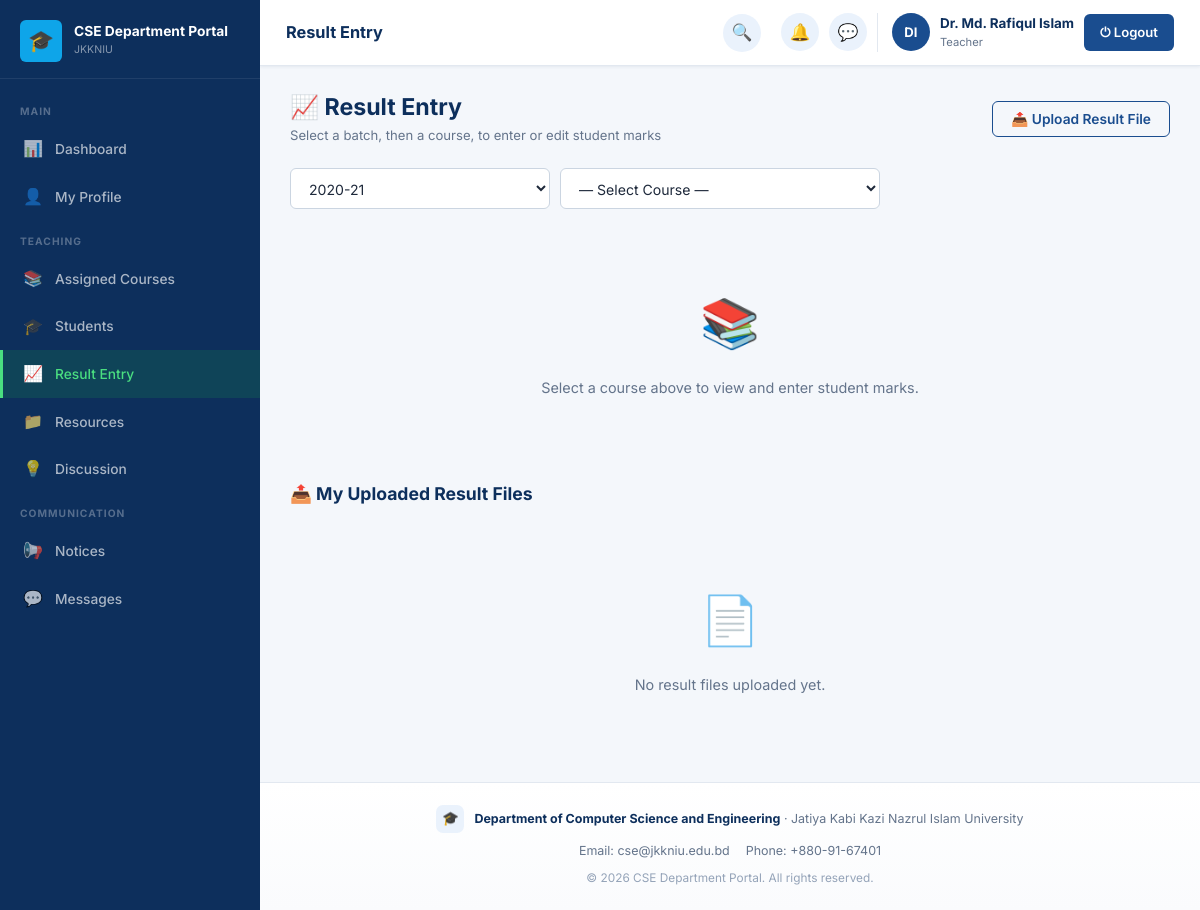
The page /teacher/results.php?batch_id=3 (signed in) on the database its author committed.
### tables this page shows
CREATE TABLE settings (
    id INT AUTO_INCREMENT PRIMARY KEY,
    portal_name VARCHAR(150) NOT NULL DEFAULT 'CSE Department Portal',
    university_name VARCHAR(200) NOT NULL DEFAULT 'Jatiya Kabi Kazi Nazrul Islam University',
    department_name VARCHAR(200) NOT NULL DEFAULT 'Department of Computer Science and Engineering',
    description TEXT DEFAULT NULL,
    contact_info TEXT DEFAULT NULL,
    logo VARCHAR(255) DEFAULT NULL
);

### app/classes/SettingsModel.php (called while the page is built, shortened)
<?php
class SettingsModel
{
    private PDO $db;
    public function __construct()
    {
        $this->db = Database::getInstance()->getConnection();
    }
    public function get(): array
    {
        $stmt = $this->db->query("SELECT * FROM settings ORDER BY id LIMIT 1");
        $row = $stmt->fetch();
        return $row;
    }
}

### app/classes/Database.php (called while the page is built, shortened)
<?php
class Database
{
    private static ?Database $instance = null;
    private PDO $connection;
    private function __construct()
    {
        $dsn = 'mysql:host=' . DB_HOST . ';dbname=' . DB_NAME . ';charset=' . DB_CHARSET;
        $options = [
            PDO::ATTR_ERRMODE            => PDO::ERRMODE_EXCEPTION,
            PDO::ATTR_DEFAULT_FETCH_MODE => PDO::FETCH_ASSOC,
            PDO::ATTR_EMULATE_PREPARES   => false,
        ];
        $this->connection = new PDO($dsn, DB_USER, DB_PASS, $options);
    }
    public static function getInstance(): Database
    {
        if (self::$instance === null) {
            self::$instance = new self();
        }
        return self::$instance;
    }
    public function getConnection(): PDO
    {
        return $this->connection;
    }
}

### config/config.php (called while the page is built, shortened)
<?php
spl_autoload_register(function ($class) {
    $paths = [
        ROOT_PATH . '/app/classes/' . $class . '.php',
        ROOT_PATH . '/app/models/' . $class . '.php',
        ROOT_PATH . '/app/controllers/' . $class . '.php',
    ];
    foreach ($paths as $path) {
        if (file_exists($path)) {
            return;
        }
    }
});

### app/classes/Auth.php (called while the page is built, shortened)
<?php
class Auth
{
    public static function userId(): ?int
    {
        return $_SESSION['user_id'] ?? null;
    }
}

### app/classes/Teacher.php (called while the page is built, shortened)
<?php
class Teacher
{
    private PDO $db;
    public function __construct()
    {
        $this->db = Database::getInstance()->getConnection();
    }
    public function findByUserId(int $userId): ?array
    {
        $stmt = $this->db->prepare(
            "SELECT t.*, u.name, u.email, u.status, u.profile_photo, u.created_at
             FROM teachers t JOIN users u ON t.user_id = u.id WHERE t.user_id = ?"
        );
        $stmt->execute([$userId]);
        $row = $stmt->fetch();
        return $row ?: null;
    }
    public function getAssignedCourses(int $teacherId): array
    {
        $stmt = $this->db->prepare(
            "SELECT ca.id AS assignment_id, c.course_id, c.course_code, c.course_title, c.credit, c.semester,
                    b.batch_id, b.batch_name, b.session
             FROM course_assignments ca
             JOIN courses c ON ca.course_id = c.course_id
             JOIN batches b ON ca.batch_id = b.batch_id
             WHERE ca.teacher_id = ?
             ORDER BY b.batch_name, c.course_code"
        );
        $stmt->execute([$teacherId]);
        return $stmt->fetchAll();
    }
}

### teacher/results.php (the view, shortened to what this page needs)
<?php
require_once '../config/database.php';
$teacherModel = new Teacher();
$resultModel  = new ResultModel();
$teacher  = $teacherModel->findByUserId(Auth::userId());
$courses  = $teacherModel->getAssignedCourses($teacher['teacher_id']);
$myBatches = [];
foreach ($courses as $c) { $myBatches[$c['batch_id']] = $c['batch_name']; }
$selectedBatchId  = intval($_GET['batch_id']  ?? 0);
$selectedCourseId = intval($_GET['course_id'] ?? 0);
$students = [];
$existingResults = [];
$myResultFiles = $resultModel->getFilesByTeacher(Auth::userId());
$currentPage = 'Result Entry';
include '../includes/header.php';
?>
<div class="portal-layout">
<?php include '../includes/sidebar.php'; ?>
<div class="main-content">
<?php include '../includes/navbar.php'; ?>
<div class="page-content">
<div class="page-header">
    <div><h2>📈 Result Entry</h2><div class="page-subtitle">Select a batch, then a course, to enter or edit student marks</div></div>
    <button class="btn btn-outline" onclick="openModal('fileUploadModal')">📤 Upload Result File</button>
</div>
<form method="GET" class="search-bar" id="filterForm">
    <select name="batch_id" id="batchSelect" class="form-control" style="max-width:260px" onchange="document.getElementById('courseSelect').value=''; document.getElementById('filterForm').submit();">
        <?php foreach ($myBatches as $bid => $bname): ?>
        <option value="<?= $bid ?>" <?= $selectedBatchId==$bid?'selected':'' ?>><?= htmlspecialchars($bname) ?></option>
        <?php endforeach; ?>
    </select>
    <?php if ($selectedBatchId): ?>
    <select name="course_id" id="courseSelect" class="form-control" style="max-width:320px" onchange="document.getElementById('filterForm').submit();">
        <option value="">— Select Course —</option>
    </select>
    <?php endif; ?>
</form>
<?php if ($selectedCourseId && $selectedBatchId): ?>
<div class="card">
<div class="card-body" style="padding:0">
<div class="table-wrapper">
<table id="dataTable">
    <thead><tr><th>Roll</th><th>Name</th><th>Attendance</th><th>Mid-1</th><th>Mid-2</th><th>Mid-3</th><th>Total</th><th>Actions</th></tr></thead>
    <tbody>
    <?php if (empty($students)): ?>
        <tr><td colspan="8" class="text-center" style="padding:30px;color:var(--text-muted)">No students in this batch.</td></tr>
    <?php else: foreach ($students as $s): ?>
    <?php $existing = $existingResults[$s['student_id']] ?? null; $total = $existing ? $existing['total'] : 0; ?>
    <tr>
        <td><?= htmlspecialchars($s['roll']) ?></td>
        <td><?= htmlspecialchars($s['name']) ?></td>
        <td><?= $existing ? htmlspecialchars($existing['attendance']) : '—' ?></td>
        <td><?= $existing ? htmlspecialchars($existing['mid1']) : '—' ?></td>
        <td><?= $existing ? htmlspecialchars($existing['mid2']) : '—' ?></td>
        <td><?= $existing ? htmlspecialchars($existing['mid3']) : '—' ?></td>
        <td><span class="total-badge <?= $total>=60?'total-good':($total>=40?'total-ok':'total-low') ?>"><?= $existing ? number_format($total,1) : '—' ?></span></td>
        <td>
            <div style="display:flex;gap:6px">
                <button class="btn btn-sm btn-accent" onclick="openMarkModal(<?= $s['student_id'] ?>, '<?= htmlspecialchars(addslashes($s['name'])) ?>', '<?= htmlspecialchars($s['roll']) ?>', <?= $existing['attendance'] ?? 0 ?>, <?= $existing['mid1'] ?? 0 ?>, <?= $existing['mid2'] ?? 0 ?>, <?= $existing['mid3'] ?? 0 ?>)"><?= $existing ? '✏️ Edit' : '+ Add' ?></button>
                <?php if ($existing): ?>
                <form method="POST" onsubmit="return confirmAction('Delete these marks?')">
                    <input type="hidden" name="action" value="delete_marks">
                    <input type="hidden" name="result_id" value="<?= $existing['result_id'] ?>">
                    <input type="hidden" name="course_id" value="<?= $selectedCourseId ?>">
                    <input type="hidden" name="batch_id" value="<?= $selectedBatchId ?>">
                    <button class="btn btn-sm btn-danger">🗑</button>
                </form>
                <?php endif; ?>
            </div>
        </td>
    </tr>
    <?php endforeach; endif; ?>
    </tbody>
</table>
</div>
</div>
</div>
<?php elseif ($selectedBatchId): ?>
<div class="empty-state"><div class="empty-icon">📚</div><p>Select a course above to view and enter student marks.</p></div>
<?php else: ?>
<div class="empty-state"><div class="empty-icon">📈</div><p>Select a batch above to begin.</p></div>
<?php endif; ?>
<h3 class="mb-2 mt-3">📤 My Uploaded Result Files</h3>
<?php if (empty($myResultFiles)): ?>
    <div class="empty-state"><div class="empty-icon">📄</div><p>No result files uploaded yet.</p></div>
<?php endif; ?>
</div>
<?php include '../includes/footer.php'; ?>

### includes/sidebar.php (shortened to what this page needs)
<?php
$role         = $_SESSION['role'] ?? 'guest';
$currentPage  = $currentPage ?? '';
$sidebarClass = 'sidebar sidebar-' . $role;
$settingsModel = $settingsModel ?? new SettingsModel();
$settings      = $settings ?? $settingsModel->get();
function navItem($href, $icon, $label, $current, $badge = null) {
    $active = ($current === $label) ? ' active' : '';
    $badgeHtml = $badge ? '<span class="nav-badge">' . $badge . '</span>' : '';
    return '<a href="' . htmlspecialchars($href) . '" class="nav-item' . $active . '">
        <span class="nav-icon">' . $icon . '</span>
        <span>' . htmlspecialchars($label) . '</span>' . $badgeHtml . '
    </a>';
}
$pendingUsersCount  = 0;
$pendingReqCount    = 0;
$totalPendingBadge = ($pendingUsersCount + $pendingReqCount) ?: null;
?>
<aside class="<?= $sidebarClass ?>">
    <div class="sidebar-brand">
        <div class="brand-logo">
            <div class="brand-icon">
                <?php if (!empty($settings['logo'])): ?>
                    <img src="<?= UPLOAD_URL . htmlspecialchars($settings['logo']) ?>" alt="">
                <?php else: ?>🎓<?php endif; ?>
            </div>
            <div class="brand-text">
                <div class="brand-name"><?= htmlspecialchars($settings['portal_name'] ?? 'CSE Department Portal') ?></div>
                <div class="brand-univ">JKKNIU</div>
            </div>
        </div>
    </div>
    <nav class="sidebar-nav">
    <?php if ($role === 'admin'): ?>
        <div class="nav-section-label">Main</div>
        <?= navItem(BASE_URL.'admin/dashboard.php', '📊', 'Dashboard', $currentPage) ?>
        <?= navItem(BASE_URL.'admin/approvals.php', '✅', 'Approvals', $currentPage, $totalPendingBadge) ?>
        <div class="nav-section-label">User Management</div>
        <?= navItem(BASE_URL.'admin/students.php', '🎓', 'Students', $currentPage) ?>
        <?= navItem(BASE_URL.'admin/teachers.php', '👨‍🏫', 'Teachers', $currentPage) ?>
        <div class="nav-section-label">Academics</div>
        <?= navItem(BASE_URL.'admin/batches.php', '🗂️', 'Batches', $currentPage) ?>
        <?= navItem(BASE_URL.'admin/courses.php', '📚', 'Courses', $currentPage) ?>
        <?= navItem(BASE_URL.'admin/course_assignments.php', '🔗', 'Course Assignment', $currentPage) ?>
        <?= navItem(BASE_URL.'admin/routine.php', '🗓️', 'Routine', $currentPage) ?>
        <?= navItem(BASE_URL.'admin/exam_schedules.php', '📝', 'Exam Schedules', $currentPage) ?>
        <?= navItem(BASE_URL.'admin/results.php', '📈', 'Final Results', $currentPage) ?>
        <div class="nav-section-label">Communication</div>
        <?= navItem(BASE_URL.'admin/notices.php', '📢', 'Notices', $currentPage) ?>
        <?= navItem(BASE_URL.'admin/discussions.php', '💡', 'Discussion', $currentPage) ?>
        <?= navItem(BASE_URL.'admin/messages.php', '💬', 'Messages', $currentPage) ?>
        <div class="nav-section-label">System</div>
        <?= navItem(BASE_URL.'admin/settings.php', '⚙️', 'Settings', $currentPage) ?>
    <?php elseif ($role === 'teacher'): ?>
        <div class="nav-section-label">Main</div>
        <?= navItem(BASE_URL.'teacher/dashboard.php', '📊', 'Dashboard', $currentPage) ?>
        <?= navItem(BASE_URL.'teacher/profile.php', '👤', 'My Profile', $currentPage) ?>
        <div class="nav-section-label">Teaching</div>
        <?= navItem(BASE_URL.'teacher/courses.php', '📚', 'Assigned Courses', $currentPage) ?>
        <?= navItem(BASE_URL.'teacher/students.php', '🎓', 'Students', $currentPage) ?>
        <?= navItem(BASE_URL.'teacher/results.php', '📈', 'Result Entry', $currentPage) ?>
        <?= navItem(BASE_URL.'teacher/resources.php', '📁', 'Resources', $currentPage) ?>
        <?= navItem(BASE_URL.'teacher/discussions.php', '💡', 'Discussion', $currentPage) ?>
        <div class="nav-section-label">Communication</div>
        <?= navItem(BASE_URL.'teacher/notices.php', '📢', 'Notices', $currentPage) ?>
        <?= navItem(BASE_URL.'teacher/messages.php', '💬', 'Messages', $currentPage) ?>
    <?php endif; ?>
    </nav>
</aside>

### includes/footer.php (shortened to what this page needs)
    <footer class="portal-footer">
        <div class="footer-brand">
            <div class="footer-brand-icon">
                <?php if (!empty($settings['logo'])): ?>
                    <img src="<?= UPLOAD_URL . htmlspecialchars($settings['logo']) ?>" alt="">
                <?php else: ?>🎓<?php endif; ?>
            </div>
            <div class="footer-brand-text">
                <strong><?= htmlspecialchars($settings['department_name'] ?? 'Department of Computer Science and Engineering') ?></strong>
                &middot; <?= htmlspecialchars($settings['university_name'] ?? 'JKKNIU') ?>
            </div>
        </div>
        <?php if (!empty($settings['contact_info'])): ?>
        <div class="footer-contact">
            <?php foreach (explode('|', $settings['contact_info']) as $part): ?>
                <span><?= htmlspecialchars(trim($part)) ?></span>
            <?php endforeach; ?>
        </div>
        <?php endif; ?>
        <div class="footer-copyright">
            &copy; <?= date('Y') ?> <?= htmlspecialchars($settings['portal_name'] ?? 'CSE Department Portal') ?>. All rights reserved.
        </div>
    </footer>
</body>
</html>

### assets/css/dashboard.css (style rules this page uses)
.sidebar-teacher .nav-item.active { background: rgba(22,163,74,0.18); color: #4ade80; border-left-color: #4ade80; }

### rows shown on the page
settings: portal_name "CSE Department Portal", department_name "Department of Computer Science and Engineering", university_name "Jatiya Kabi Kazi Nazrul Islam University", contact_info "Email: cse@jkkniu.edu.bd", contact_info "Phone: +880-91-67401"

### other values the page prints
$icon "📊 👤 📚 🎓 📈 📁 💡 📢 💬"
$label "Dashboard My Profile Assigned Courses Students Result Entry Resources Discussion Notices Messages"
$pageTitle "Result Entry"
$initials "DI"
$userName "Dr. Md. Rafiqul Islam"
$role "Teacher"
form field batch_id "2020-21"
